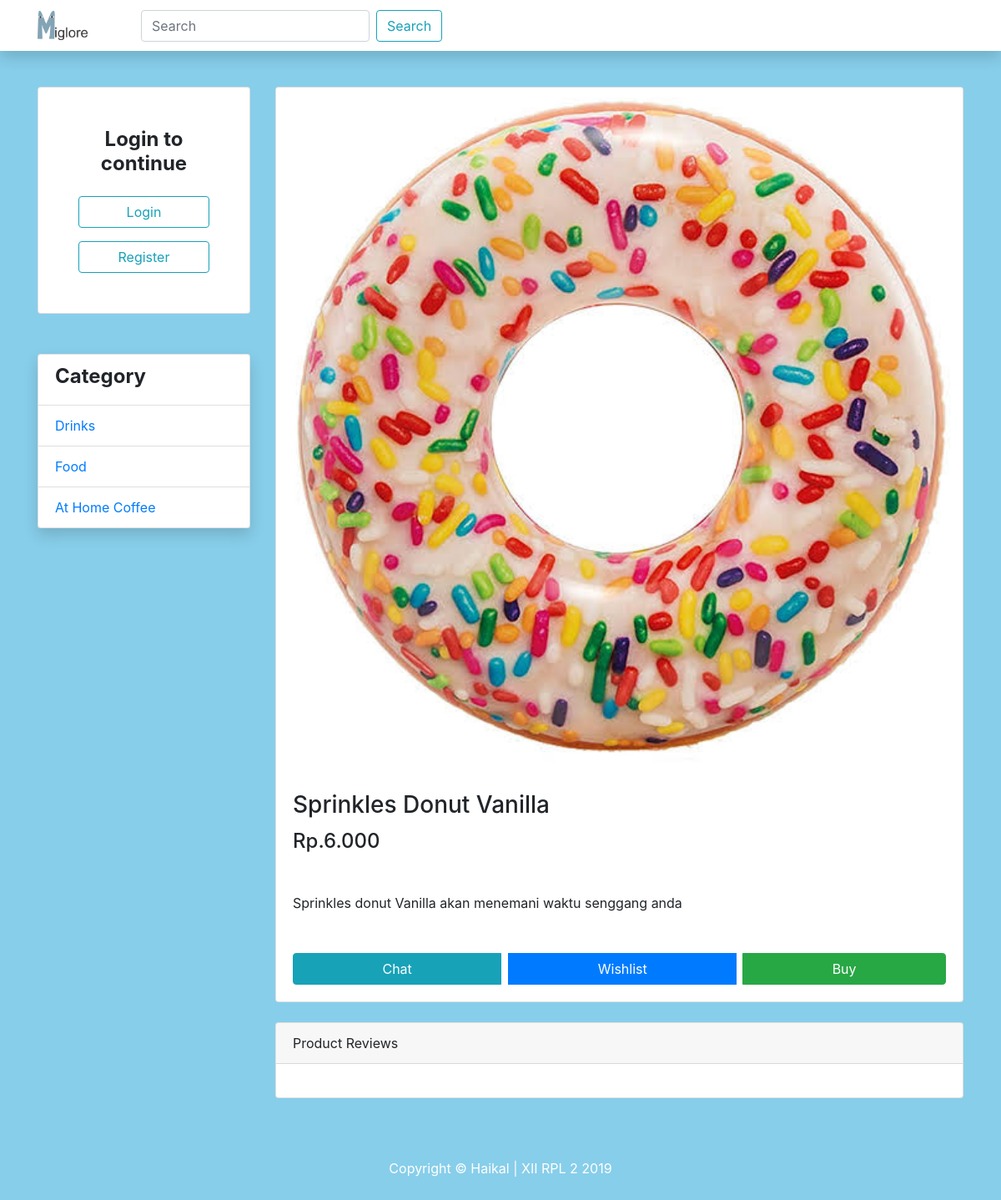
Page /product/view/24 on the committed database.
### tables this page shows
CREATE TABLE `category` (
  `category_id` bigint(20) NOT NULL,
  `category_name` varchar(255) NOT NULL
);

CREATE TABLE `product` (
  `product_id` bigint(20) NOT NULL,
  `product_name` varchar(255) NOT NULL,
  `product_category` int(11) NOT NULL,
  `product_price` varchar(50) NOT NULL,
  `product_stock` int(50) NOT NULL,
  `product_img` text NOT NULL,
  `product_desc` text NOT NULL,
  `product_rating` int(50) NOT NULL,
  `product_purchased` int(50) NOT NULL,
  `product_created_at` timestamp NOT NULL DEFAULT CURRENT_TIMESTAMP,
  `product_update_at` timestamp NULL DEFAULT NULL
);

### application/controllers/Product.php (called while the page is built, shortened)
<?php
class Product extends CI_Controller
{
    public function __construct()
    {
        $this->load->model('dashboard_model');
        $this->load->model('product_model');;
        $this->load->model('user_model');
    }
    public function view($id)
    {
        $data['product'] = $this->product_model->get_Product_detail($id)->row_array();
        $data['category'] = $this->dashboard_model->getAllCategory();
        $data['address'] = $this->user_model->getAllAddress($this->session->userdata('address_id'));
        $data['review'] = $this->product_model->getReview($id);
        $this->load->view('dashboard/layouts/header');
        $this->load->view('dashboard/layouts/navbar');
        $this->load->view('dashboard/layouts/sidebar', $data);
        $this->load->view('dashboard/product', $data);
        $this->load->view('dashboard/layouts/footer');
    }
}

### index.php (called while the page is built, shortened)
<?php
require_once BASEPATH.'core/CodeIgniter.php';

### application/models/Dashboard_Model.php (called while the page is built, shortened)
<?php if (!defined('BASEPATH')) exit('No direct script access allowed');
class Dashboard_Model extends CI_Model
{
    public function getAllCategory()
    {
        return $this->db->get('category')->result_array();
    }
}

### application/models/Product_Model.php (called while the page is built, shortened)
<?php if (!defined('BASEPATH')) exit('No direct script access allowed');
class Product_Model extends CI_Model
{
    public function get_Product_detail($id)
    {
        if (filter_var($id, FILTER_VALIDATE_INT) == true && $id != null) {
            $q = $this->db->get_where('product',array('product_id'=>$id));
            if ($q->num_rows()>0) {
                return $q;
            } else {
                redirect(base_url());
                exit;
            }
        } else {
            redirect(base_url());
            exit;
        }
    }
}

### application/views/dashboard/product.php (the view, shortened to what this page needs)
<div class="col-lg-9 mt-4">
    <div class="card mt-4">
        <img class="card-img-top img-fluid" src="<?= base_url('assets/product/img/') . $product['product_img'] ?>" alt="">
        <div class="card-body">
            <h3 class="card-title"><?= $product['product_name'] ?></h3>
            <h4>Rp.<?= number_format($product['product_price'], 0, ',', '.'); ?></h4>
            <p class="card-text my-5"><?= $product['product_desc'] ?></p>
            <div class="btn-group w-100" role="group" aria-label="Basic example">
                <a href="<?= base_url('transaction/chat/') . $product['product_name'] ?>" target="_blank" class="btn btn-info">Chat</a>
                <a href="<?= base_url('transaction/addWish/') . $product['product_id'] ?>" class="btn btn-primary mx-2">Wishlist</a>
                <button type="button" class="btn btn-success" data-toggle="modal" data-target="#buy" id="buy-btn">Buy</button>
            </div>
        </div>
    </div>
    <div class="card card-outline-secondary my-4">
        <div class="card-header">
            Product Reviews
        </div>
        <div class="card-body">
        </div>
    </div>

### application/views/dashboard/layouts/sidebar.php (shortened to what this page needs)
<div class="container">
    <div class="row">
        <div class="col-lg-3">
            <?php if ($this->session->userdata('logged_in')) : ?>
                <div class="card mt-5 p-5">
                    <img src="<?= base_url('assets/product/user/') . $this->session->userdata('cover_img') ?>" alt="Profile" class="w-100">
                    <h4 class="text-center my-3 text-truncate"><b> <?= $this->session->userdata('user_name') ?></b></h4>
                    <?php if ($this->session->userdata('role') == 1) : ?>
                        <a href="<?= base_url('admin') ?>" class="btn btn-outline-info">Admin</a>
                    <?php else : ?>
                        <a href="<?= base_url('user/profile') ?>" class="btn btn-outline-info">Profile</a>
                        <div class="divinder my-2"></div>
                        <a href="<?= base_url('user/cart') ?>" class="btn btn-outline-info">Shopping Cart</a>
                    <?php endif; ?>
                    <div class="divinder my-2"></div>
                    <a href="<?= base_url('auth/logout') ?>" class="btn btn-outline-danger">Logout</a>
                </div>
            <?php else : ?>
                <div class="card mt-5 p-5">
                    <h4 class="text-center mb-4"><b> Login to continue</b></h4>
                    <a href="<?= base_url('auth/login') ?>" class="btn btn-outline-info">Login</a>
                    <a href="<?= base_url('auth/register') ?>" class="btn btn-outline-info">Register</a>
                </div>
            <?php endif; ?>
            <ul class="list-group shadow mt-5">
                <li href="#" class="list-group-item ">
                    <h4><b>Category</b></h4>
                </li>
                <?php foreach ($category as $key) : ?>
                    <a href="<?= base_url('dashboard/category/') . $key['category_id'] ?>" class="list-group-item"><?= $key['category_name'] ?></a>
                <?php endforeach; ?>
            </ul>
        </div>

### assets/css/shop-homepage.css (style rules this page uses)
body { padding-top: 56px; background-image: url("../img/images.png"); background-repeat: repeat; }

### rows in the picture
category: category_name "Drinks"
category: category_name "Food"
category: category_name "At Home Coffee"
product: product_img (picture), product_name "Sprinkles Donut Vanilla", product_price "6.000", product_desc "Sprinkles donut Vanilla akan menemani waktu senggang anda"
